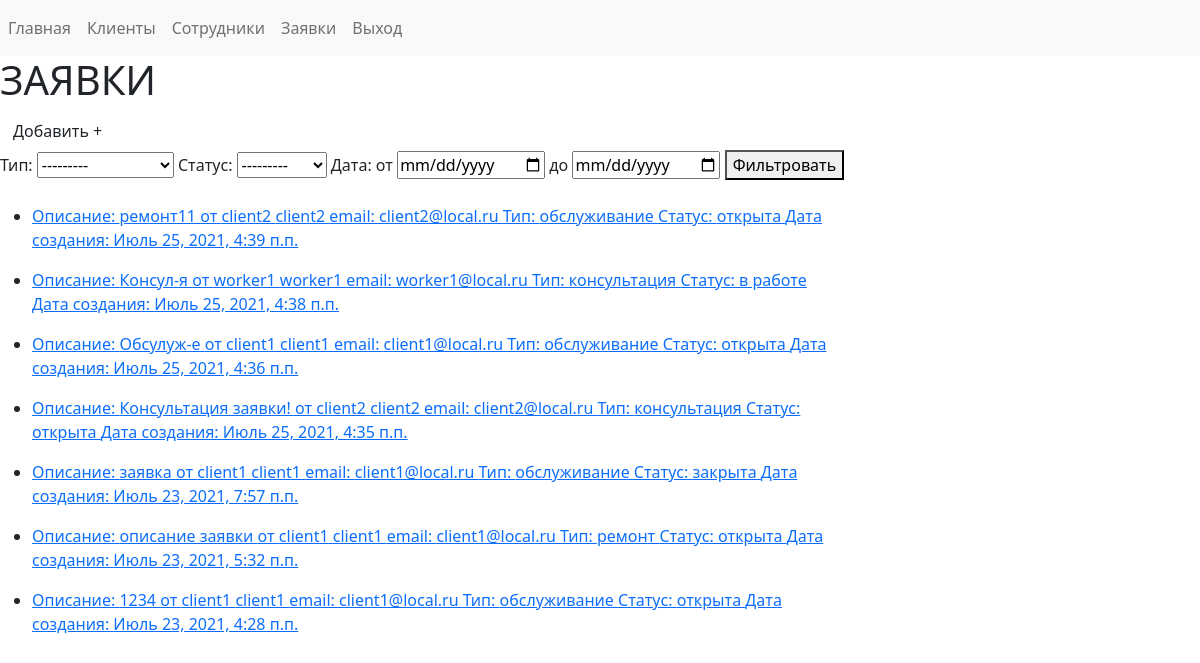
Page /applications/ (signed in) on the committed database.
### main_app/models.py (models this page shows)
class Application(models.Model):
    class Meta:
        ordering = ['-created']
    TITLE_CHOICES = (
        ('ремонт', 'ремонт'),
        ('обслуживание', 'обслуживание'),
        ('консультация', 'консультация'),
    )
    STATUS_CHOICES = (
        ('открыта', 'открыта'),
        ('в работе', 'в работе'),
        ('закрыта', 'закрыта'),
    )
    client = models.ForeignKey(
        to=Client, on_delete=models.CASCADE,
        db_index=True, verbose_name='клиент', related_name='user')
    worker = models.ForeignKey(
        to=Client, on_delete=models.CASCADE, blank=True, db_index=True,
        null=True, verbose_name='сотрудник', related_name='user_w')
    title = models.CharField(
        max_length=16, choices=TITLE_CHOICES, verbose_name='тип заявки')
    content = models.CharField(max_length=256, verbose_name='описание заявки')
    status = models.CharField(
        max_length=16, choices=STATUS_CHOICES, verbose_name='статус заявки')
    is_active = models.BooleanField(
        default=True, db_index=True, verbose_name='активна')
    created = models.DateTimeField(auto_now_add=True, verbose_name='создана')
    edited = models.DateTimeField(auto_now=True, verbose_name='изменена')
    def __str__(self):
        return str(self.title)

### auth_app/models.py (models this page shows, shortened)
class Client(models.Model):
    first_name = models.CharField(
        max_length=128, blank=False, verbose_name='имя')
    last_name = models.CharField(
        max_length=128, blank=False, verbose_name='фамилия')
    phone_regex = RegexValidator(regex=r'^\+7\d{10}$')
    phone_number = models.CharField(validators=[phone_regex], max_length=12,
                                    blank=True, verbose_name='номер телефона')
    email = models.EmailField(blank=True, verbose_name='email')
    is_active = models.BooleanField(
        default=True, db_index=True, verbose_name='актив')
    is_worker = models.BooleanField(
        default=False, db_index=True, verbose_name='сотрудник')
    created = models.DateTimeField(auto_now_add=True, verbose_name='создан')
    edited = models.DateTimeField(auto_now=True, verbose_name='изменен')

### main_app/views.py (the view)
# urls.py: path('applications/', main_app.ApplicationListView.as_view(),
class ApplicationListView(ListView):
    model = Application
    template_name = 'main_app/applications.html'
    @method_decorator(user_passes_test(lambda u: u.is_staff))
    def dispatch(self, *args, **kwargs):
        return super().dispatch(*args, **kwargs)
    def get_context_data(self, **kwargs):
        context = super().get_context_data(**kwargs)
        form = ApplicationAddForm(
            data=self.request.GET, use_required_attribute=False)
        context['form'] = form
        context['title'] = 'заявки'
        context['date_gte'] = self.request.GET.get('date_gte')
        context['date_lte'] = self.request.GET.get('date_lte')
        return context
    def get_queryset(self):
        queryset = self.model.objects.filter(is_active=True).select_related()
        title = self.request.GET.get('title')
        if title:
            queryset = queryset.filter(title=title)
        status = self.request.GET.get('status')
        if status:
            queryset = queryset.filter(status=status)
        date_gte = self.request.GET.get('date_gte')
        if date_gte:
            date__gte = datetime.strptime(date_gte, '%Y-%m-%d').date()
            queryset = queryset.filter(created__gte=date__gte)
        date_lte = self.request.GET.get('date_lte')
        if date_lte:
            date__lte = datetime.strptime(date_lte, '%Y-%m-%d').date()
            queryset = queryset.filter(created__lte=date__lte)
        return queryset

### main_app/forms.py
class ApplicationAddForm(forms.ModelForm):
    def __init__(self, *args, **kwargs):
        super().__init__(*args, **kwargs)
        self.fields['worker'].queryset = Client.objects.filter(is_worker=True)
    class Meta:
        model = Application
        fields = ('client', 'worker', 'title', 'content', 'status')
        widgets = {
            'content': Textarea(),
        }

### main_app/templates/main_app/applications.html (shortened to what this page needs)
{% extends 'main_app/base.html' %}
{% block content %}
    {{ block.super }}
    <a class="btn" href="{% url 'main:applications_add' %}">
        Добавить +
    </a>
    <br>
    <form action="." method="get">
        Тип: {{ form.title }}
        Статус: {{ form.status }}
        Дата: от <input type="date" name="date_gte" value="{{ date_gte }}">
        до <input type="date" name="date_lte" value="{{ date_lte }}">
        <button>Фильтровать</button>
    </form>
    <br>
    <div class="col-10">
        {% for application in object_list %}
            <div class="col-10">
                <ul>
                    <li>
                        <a href="{% url 'main:applications_edit' application.id %}">
                            Описание: {{ application.content }}
                            от {{ application.client.first_name }} {{ application.client.last_name }}
                            email: {{ application.client.email }}
                            Тип: {{ application }}
                            Статус: {{ application.status }}
                            Дата создания: {{ application.created }}
                        </a>
                    </li>
                </ul>
            </div>
        {% endfor %}
    </div>
{% endblock %}

### rows in the picture
Application: content "ремонт11", client.first_name "client2", client.last_name "client2", client.email "client2@local.ru", title "обслуживание", status "открыта", created "Июль 25, 2021, 4:39 п.п."
Application: content "Консул-я", client.first_name "worker1", client.last_name "worker1", client.email "worker1@local.ru", title "консультация", status "в работе", created "Июль 25, 2021, 4:38 п.п."
Application: content "Обсулуж-е", client.first_name "client1", client.last_name "client1", client.email "client1@local.ru", title "обслуживание", status "открыта", created "Июль 25, 2021, 4:36 п.п."
Application: content "Консультация заявки!", client.first_name "client2", client.last_name "client2", client.email "client2@local.ru", title "консультация", status "открыта", created "Июль 25, 2021, 4:35 п.п."
Application: content "заявка", client.first_name "client1", client.last_name "client1", client.email "client1@local.ru", title "обслуживание", status "закрыта", created "Июль 23, 2021, 7:57 п.п."
Application: content "описание заявки", client.first_name "client1", client.last_name "client1", client.email "client1@local.ru", title "ремонт", status "открыта", created "Июль 23, 2021, 5:32 п.п."
Application: content "1234", client.first_name "client1", client.last_name "client1", client.email "client1@local.ru", title "обслуживание", status "открыта", created "Июль 23, 2021, 4:28 п.п."

### other values in the picture
{{ title|upper }} "ЗАЯВКИ"
